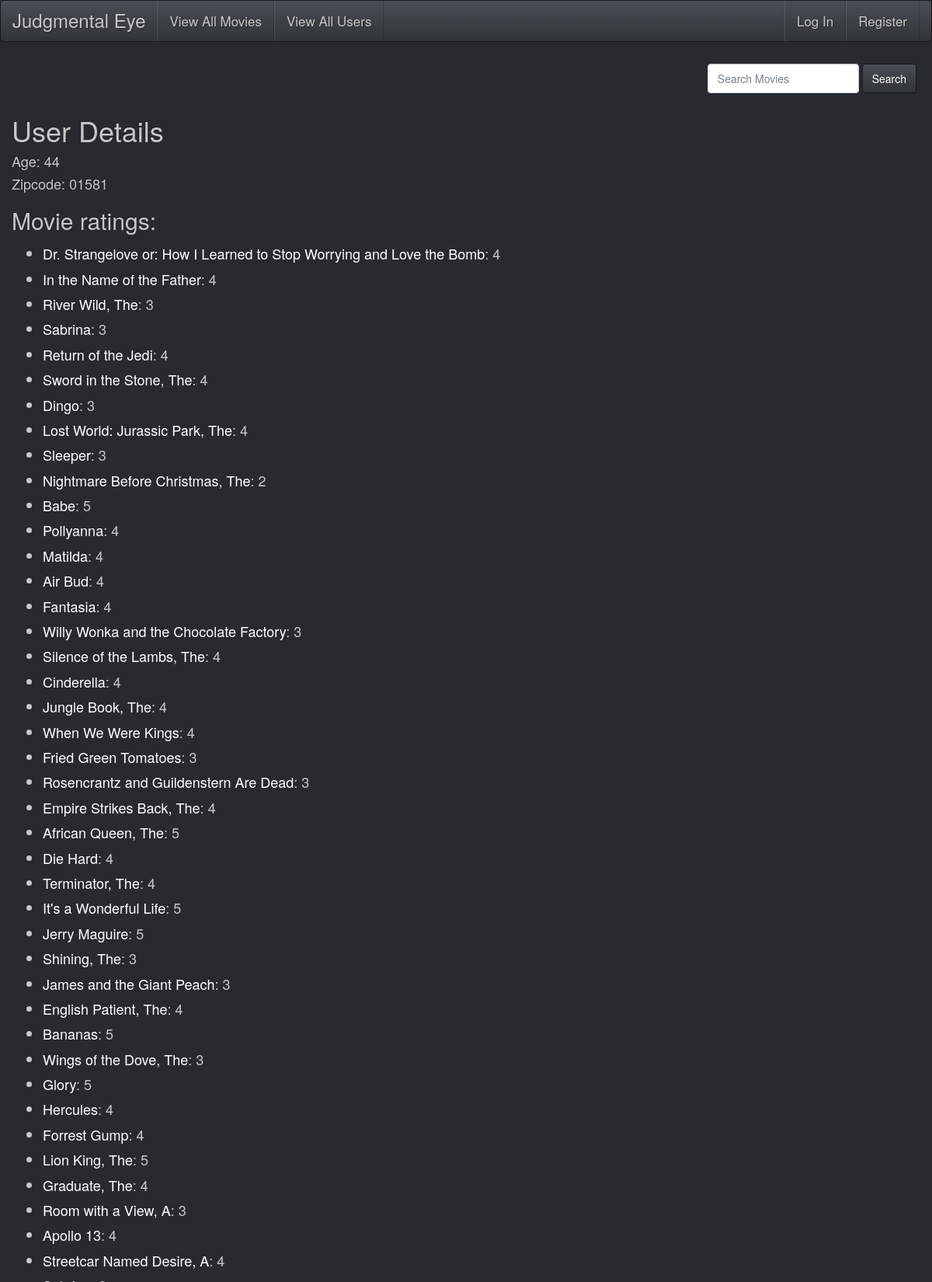
The app's page /users/298 (upper part) with its own data.
### model.py (models this page shows, shortened)
class User(db.Model):
    __tablename__ = "users"
    user_id = db.Column(db.Integer, autoincrement=True, primary_key=True)
    email = db.Column(db.String(64), nullable=True)
    password = db.Column(db.String(64), nullable=True)
    age = db.Column(db.Integer, nullable=True)
    zipcode = db.Column(db.String(15), nullable=True)

class Movie(db.Model):
    __tablename__="movies"
    movie_id = db.Column(db.Integer,autoincrement=True, primary_key=True)
    title = db.Column(db.String(64), nullable=True)
    released_at = db.Column(db.DateTime, nullable=True)
    imdb_url = db.Column(db.String(200), nullable=True)

### server.py (the view)
@app.route('/users/<int:id>')
def user_details(id):
    user = User.query.get(id)
    rating_dict = {}
    ratings = Rating.query.filter_by(user_id=id).all()
    for rating in ratings:                                     # make dictionary with movie title as key and rating score as value
        movie = Movie.query.filter_by(movie_id=rating.movie_id).one()
        rating_dict[movie] = rating.score
    return render_template('user_details.html', user=user, ratings=rating_dict)

### templates/user_details.html
{% extends 'base.html' %}
{% block content %}
    <h1>User Details</h1>
    <h4>Age: {{user.age}}</h4>
    <h4>Zipcode: {{user.zipcode}}</h4>
    <h2>Movie ratings:</h2>
    <ul>
      {% for movie in ratings.keys() %}
        <li><a href="/movies/{{ movie.movie_id }}">{{movie.title}}</a>: {{ratings[movie]}}</li>
      {% endfor %}
    </ul>
{% endblock %}

### records on screen
User: age "44", zipcode "01581"
Movie: title "Dr. Strangelove or: How I Learned to Stop Worrying and Love the Bomb", ratings "4"
Movie: title "In the Name of the Father", ratings "4"
Movie: title "River Wild, The", ratings "3"
Movie: title "Sabrina", ratings "3"
Movie: title "Return of the Jedi", ratings "4"
Movie: title "Sword in the Stone, The", ratings "4"
Movie: title "Dingo", ratings "3"
Movie: title "Lost World: Jurassic Park, The", ratings "4"
Movie: title "Sleeper", ratings "3"
Movie: title "Nightmare Before Christmas, The", ratings "2"
Movie: title "Babe", ratings "5"
Movie: title "Pollyanna", ratings "4"
Movie: title "Matilda", ratings "4"
Movie: title "Air Bud", ratings "4"
Movie: title "Fantasia", ratings "4"
Movie: title "Willy Wonka and the Chocolate Factory", ratings "3"
Movie: title "Silence of the Lambs, The", ratings "4"
Movie: title "Cinderella", ratings "4"
Movie: title "Jungle Book, The", ratings "4"
Movie: title "When We Were Kings", ratings "4"
Movie: title "Fried Green Tomatoes", ratings "3"
Movie: title "Rosencrantz and Guildenstern Are Dead", ratings "3"
Movie: title "Empire Strikes Back, The", ratings "4"
Movie: title "African Queen, The", ratings "5"
Movie: title "Die Hard", ratings "4"
Movie: title "Terminator, The", ratings "4"
Movie: title "It's a Wonderful Life", ratings "5"
Movie: title "Jerry Maguire", ratings "5"
Movie: title "Shining, The", ratings "3"
Movie: title "James and the Giant Peach", ratings "3"
Movie: title "English Patient, The", ratings "4"
Movie: title "Bananas", ratings "5"
Movie: title "Wings of the Dove, The", ratings "3"
Movie: title "Glory", ratings "5"
Movie: title "Hercules", ratings "4"
Movie: title "Forrest Gump", ratings "4"
Movie: title "Lion King, The", ratings "5"
Movie: title "Graduate, The", ratings "4"
Movie: title "Room with a View, A", ratings "3"
Movie: title "Apollo 13", ratings "4"
Movie: title "Streetcar Named Desire, A", ratings "4"
